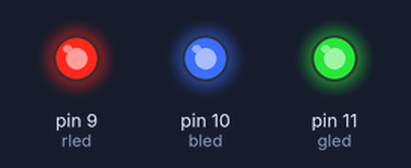
Bench run of a sketch on a simulated Arduino Uno, built with avr-gcc and run on an emulated ATmega328P. Parts: output pins drawn as LEDs (lit = HIGH).

Above: at 0.05 s.
At 1.25 s:
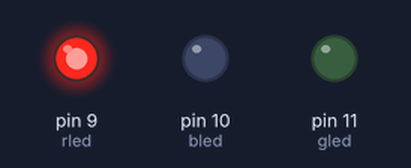
At 2.5 s:
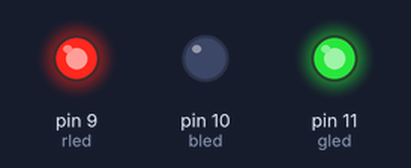
At 3.7 s:
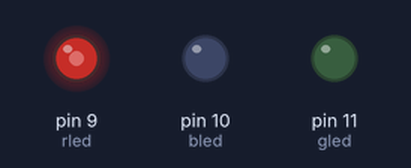
At 4.95 s:
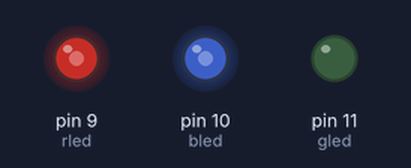
Timing chart, 0 to 6.5 s (numbered marks = the images above):
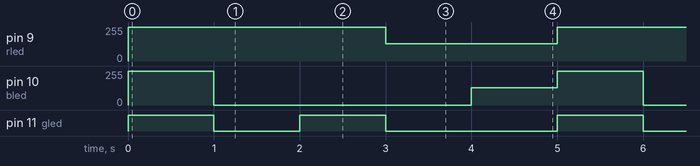

Measured:
- by itself, pin 9 (rled): alternates 255/255 for 3.0 s and 128/255 for 2.0 s
- by itself, pin 10 (bled): repeats every 5.0 s: 0/255 3.0 s, 128/255 1.0 s, 255/255 1.0 s
- by itself, pin 11 (gled): repeats every 5.0 s: LOW 1.0 s, HIGH 1.0 s, LOW 2.0 s, HIGH 1.0 s

The sketch:

multicolor_led_using_analogwrite1.ino
```cpp
// for using analogWrite function you should always use pwm pins

int rled = 9;   //red led
int bled = 10;   // blued led
int gled = 11;   // green led

void setup()
{
  pinMode(rled, OUTPUT);
  pinMode(gled, OUTPUT);
  pinMode(bled, OUTPUT);
}

void loop()
{
  // creating white color
 analogWrite(rled,255);
  analogWrite(gled,255);
  analogWrite(bled,255);
  delay(1000);

  // creating red color
  analogWrite(rled,255);
  analogWrite(gled,0);
  analogWrite(bled,0);
  delay(1000);

  //creating yellow color
  analogWrite(rled,255);
  analogWrite(gled,255);
  analogWrite(bled,0);
  delay(1000);

  //creating maroon color
  analogWrite(rled,128);
  analogWrite(gled,0);
  analogWrite(bled,0);
  delay(1000);

  //creating  purple color
  analogWrite(rled,128);
  analogWrite(gled,0);
  analogWrite(bled,128);
  delay(1000);


}
```
